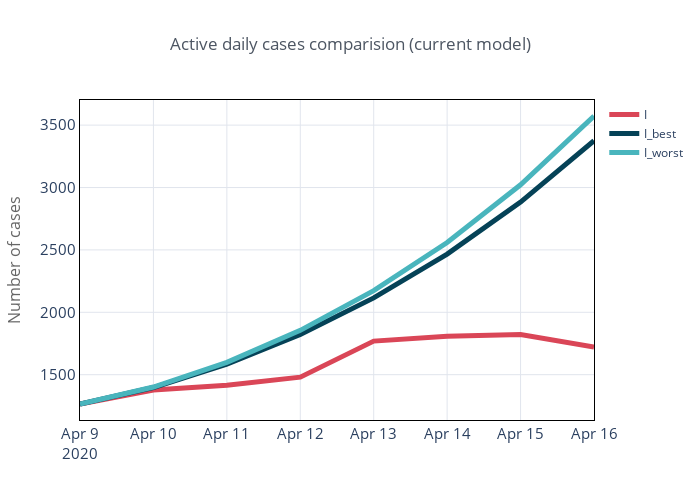

This figure's notebook cell:
### Code cell
t = y[['I']].join(y_est['best'][['I']], rsuffix='_best')
t = t.join(y_est['worst'][['I']], rsuffix='_worst')

t.iplot(title='Active daily cases comparision (current model)',
        yTitle='Number of cases', colorscale='my_colors', theme='custom', width=5)

### Figure 1 — Plotly figure (JSON) as saved in the notebook; plotly's stock layout.template omitted (floating-point values rounded to 4 significant figures)
{"data": [{"line": {"color": "rgba(218, 70, 87, 1.0)", "dash": "solid", "shape": "linear", "width": 5}, "mode": "lines", "name": "I", "text": "", "type": "scatter", "x": ["2020-04-09", "2020-04-10", "2020-04-11", "2020-04-12", "2020-04-13", "2020-04-14", "2020-04-15", "2020-04-16"], "y": [1265, 1377, 1416, 1480, 1769, 1807, 1822, 1721]}, {"line": {"color": "rgba(5, 66, 87, 1.0)", "dash": "solid", "shape": "linear", "width": 5}, "mode": "lines", "name": "I_best", "text": "", "type": "scatter", "x": ["2020-04-09", "2020-04-10", "2020-04-11", "2020-04-12", "2020-04-13", "2020-04-14", "2020-04-15", "2020-04-16"], "y": [1265, 1397.0, 1584.0, 1823.0, 2115.0, 2466.0, 2883.0, 3376.0]}, {"line": {"color": "rgba(73, 181, 189, 1.0)", "dash": "solid", "shape": "linear", "width": 5}, "mode": "lines", "name": "I_worst", "text": "", "type": "scatter", "x": ["2020-04-09", "2020-04-10", "2020-04-11", "2020-04-12", "2020-04-13", "2020-04-14", "2020-04-15", "2020-04-16"], "y": [1265, 1401.0, 1599.0, 1855.0, 2173.0, 2559.0, 3021.0, 3573.0]}], "layout": {"height": 500, "legend": {"bgcolor": "#FFFFFF", "bordercolor": "#444444", "borderwidth": 0, "font": {"size": 12}, "itemclick": "toggle", "itemdoubleclick": "toggleothers", "itemsizing": "trace", "traceorder": "normal"}, "paper_bgcolor": "#FFFFFF", "plot_bgcolor": "#FFFFFF", "title": {"font": {"color": "#4D5663", "size": 17}, "text": "Active daily cases comparision (current model)", "x": 0.5}, "width": 700, "xaxis": {"automargin": true, "gridcolor": "#E1E5ED", "linecolor": "#000000", "mirror": "ticks", "showline": true, "tickfont": {"size": 15}, "title": {"font": {"color": "#666666", "size": 16}, "text": ""}, "zerolinecolor": "#000000", "zerolinewidth": 2}, "yaxis": {"automargin": true, "gridcolor": "#E1E5ED", "linecolor": "#000000", "mirror": "ticks", "showline": true, "tickfont": {"size": 15}, "title": {"font": {"color": "#666666", "size": 16}, "text": "Number of cases"}, "zerolinecolor": "#000000", "zerolinewidth": 2}}}
